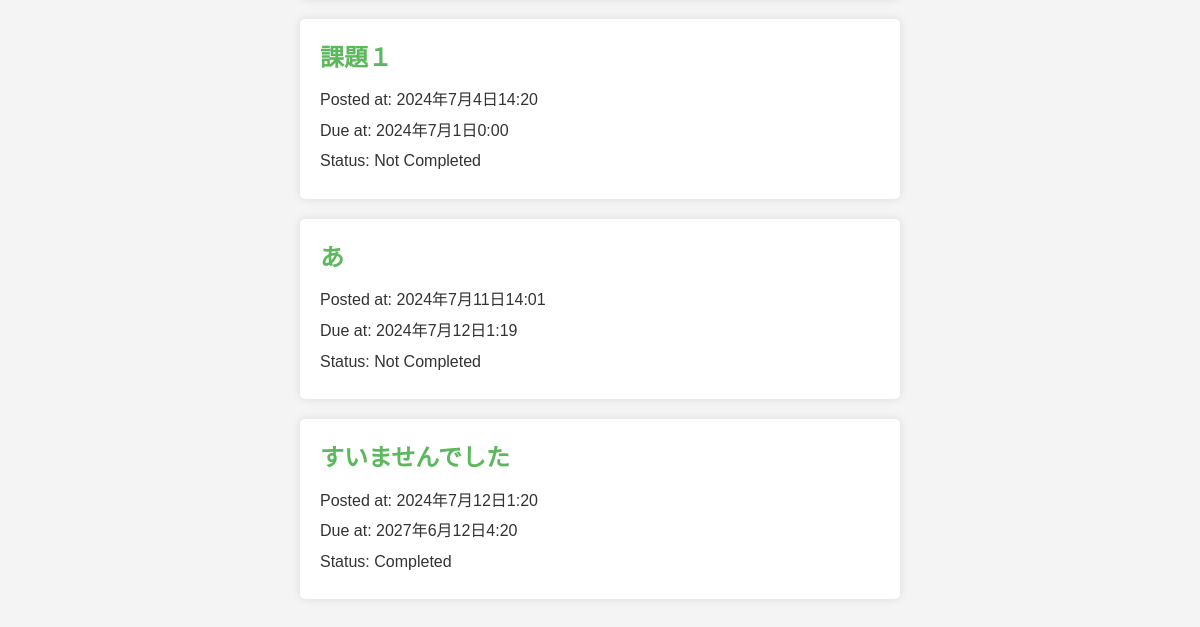
Page /?order=due (lower part) on the earlier database version.
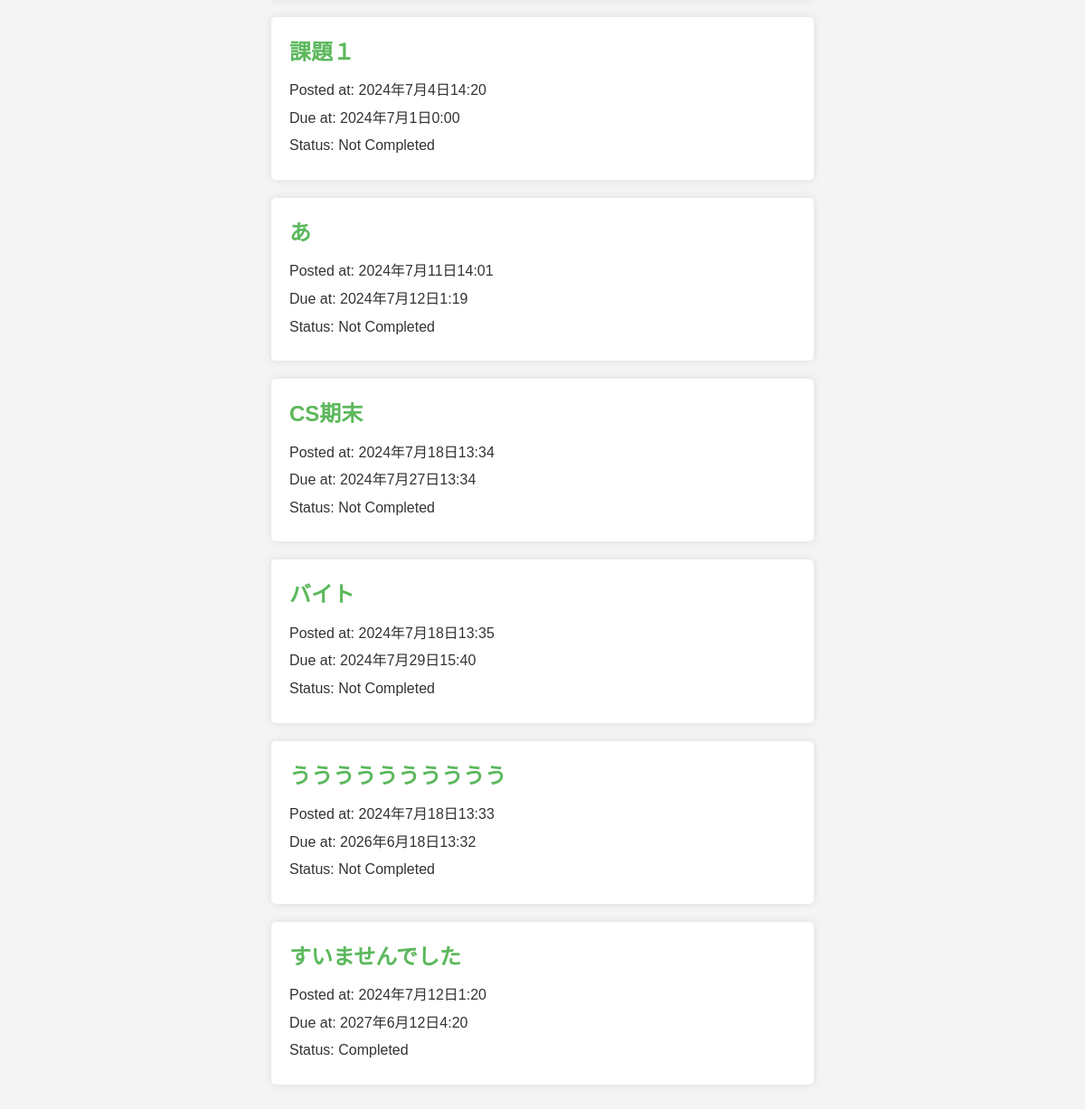
Same page on the later database version.
### todo/models.py (models this page shows, shortened)
class Task(models.Model):
    title = models.CharField(max_length=100)
    completed = models.BooleanField(default=False)
    posted_at = models.DateTimeField(default=timezone.now)
    due_at = models.DateTimeField(null=True, blank=True)

### todo/views.py (the view)
# urls.py: path("", todo_views.index, name="index"),
def index(request):
    if request.method == "POST":
        task = Task(
            title=request.POST["title"],
            due_at=make_aware(parse_datetime(request.POST["due_at"])),
        )
        task.save()
    if request.GET.get("order") == "due":
        tasks = Task.objects.order_by("due_at")
    else:
        tasks = Task.objects.order_by("-posted_at")
    context = {"tasks": tasks}
    return render(request, "todo/index.html", context)

### todo/templates/todo/index.html (shortened to what this page needs)
{% load static %}
<!DOCTYPE html>
<html lang="ja">
  <head>
    <link rel="stylesheet" type="text/css" href="{%static 'todo/css/index.css'%}">
  </head>
  <body>
    <br>
    {% for task in tasks %}
    <div class="text">
      <h2><a href="{% url 'detail' task.id %}">{{task.title }}</a></h2>
      <ul>
        <li>Posted at: {{ task.posted_at }}</li>
        {% if task.due_at %}
        <li>Due at: {{ task.due_at }}</li>
        {% endif %}
        {% if task.completed %}
        <li>Status: Completed</li>
        {% else %}
        <li>Status: Not Completed</li>
        {% endif %}
      </ul>
    </div>
    {% endfor %}
  </body>
</html>

Differences in the rows shown:
added Task: title "CS期末", posted_at "2024年7月18日13:34", due_at "2024年7月27日13:34", completed "Status: Not Completed"
added Task: title "バイト", posted_at "2024年7月18日13:35", due_at "2024年7月29日15:40", completed "Status: Not Completed"
added Task: title "うううううううううう", posted_at "2024年7月18日13:33", due_at "2026年6月18日13:32", completed "Status: Not Completed"
